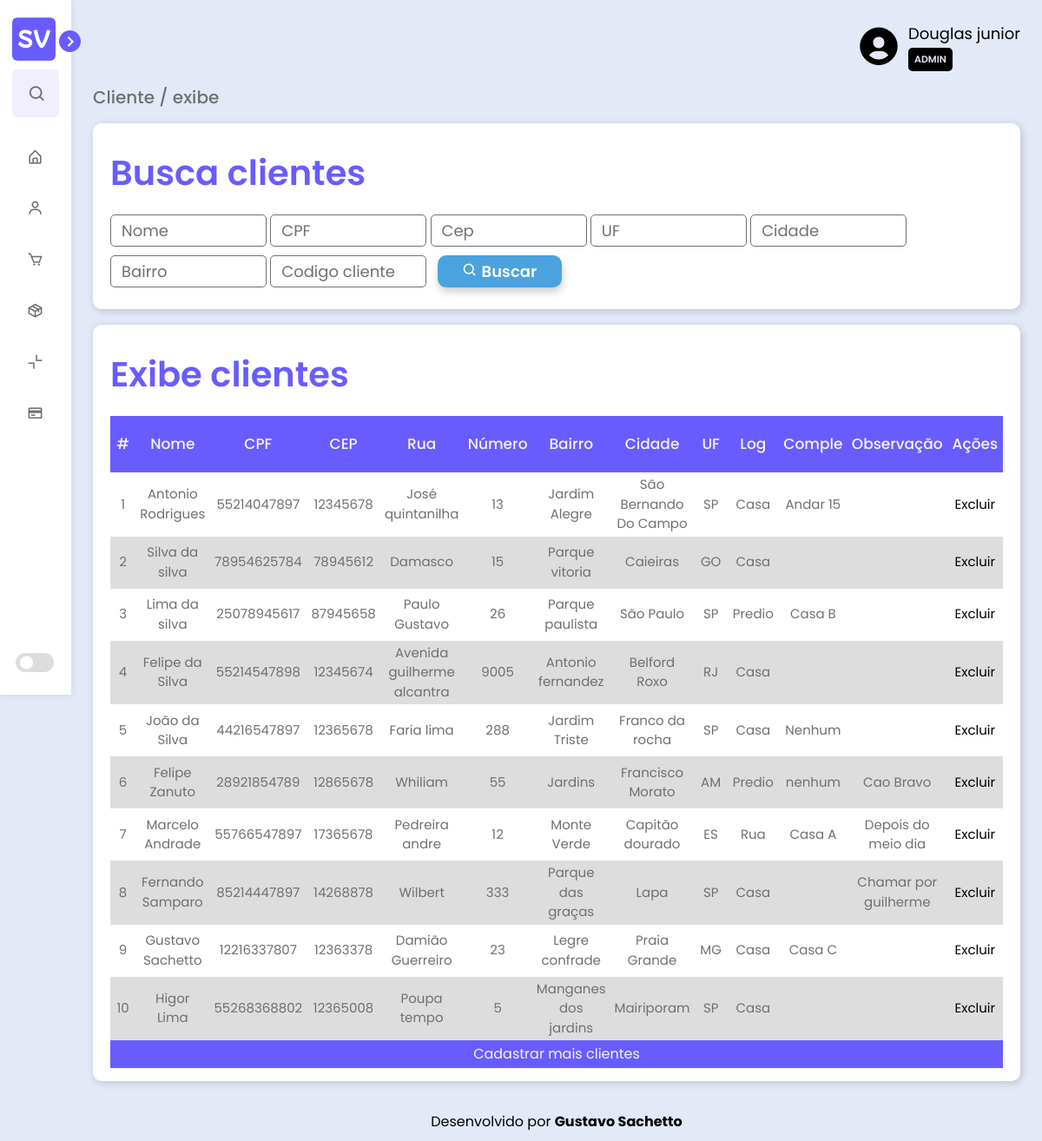
Page /view/pages/cliente.php on the committed database.
### tables this page shows
create table cliente(
	nomeCliente varchar(60) not null, 
	cpf char (11) not null unique,
	endereco varchar(100) null,
	codCliente int auto_increment not null primary key
);

### model/conexao.php (called while the page is built, shortened)
<?php
class conexao {
    private $pdo;
    public function __construct($dbname, $host, $user, $password) {
        try {
            $this -> pdo = New PDO ("mysql:dbname=" . $dbname . ";host=" . $host, $user, $password);
            return "CONEXÃO DO PDO";
        } catch (PDOException $erro) {
            return "ERRO DE CONEXÃO NO PDO:" . $erro -> getMessage();
            exit();
        } catch (Exception $erro) {
            return "ERRO NÃO PASSOU DA CONEXÃO:" . $erro -> getMessage();
            exit();
        }
    }
    public function consultaCliente($buscaNome, $buscaCpf, $buscaCep, $buscaUF, $buscaCidade, $buscaBairro, $buscaCod) {
        $consulta = "SELECT * FROM cliente WHERE
        nomeCliente LIKE '%$buscaNome%'   AND
        cpf         LIKE '%$buscaCpf%'    AND
        CEP         LIKE '%$buscaCep%'    AND
        UF          LIKE '%$buscaUF%'     AND
        cidade      LIKE '%$buscaCidade%' AND
        bairro      LIKE '%$buscaBairro%' AND
        codCliente  LIKE '%$buscaCod%'    ORDER BY cliente.codCliente ASC";
        $resultado = $this -> consultaBanco($consulta);
        return $resultado;
    }
    public function consultaBanco($consulta) {
        $consultaBanco = $this -> pdo -> query($consulta);
        $consultaBanco -> execute();
        while ($resultado = $consultaBanco -> fetchAll(PDO::FETCH_ASSOC)) {
            return $resultado;
        }
    }
}
?>

### controller/buscaCliente.php (called while the page is built, shortened)
<?php
    require_once '../../model/conexao.php';
    $config = parse_ini_file('../../model/config.ini');
    $conexao = new conexao ($config['dbname'], $config['host'], $config['user'], $config['password']);
    $buscaNome = $buscaCpf = $buscaCep = $buscaUF = $buscaCidade = $buscaBairro = $buscaCod = "";
    $clientes = $conexao -> consultaCliente($buscaNome, $buscaCpf, $buscaCep, $buscaUF, $buscaCidade, $buscaBairro, $buscaCod);
?>

### controller/exibeCliente.php (the view)
<?php
    require_once '../../model/conexao.php';
    $config = parse_ini_file('../../model/config.ini');
    $conexao = new conexao ($config['dbname'], $config['host'], $config['user'], $config['password']);
    $consulta = "SELECT count(*) FROM cliente";
    $verifica = $conexao -> consultaBanco($consulta);
    if ($verifica[0]['count(*)'] !== 0) {
        echo "
        <form method='post' action=''>
            <h2>Exibe clientes</h2>
            <table>
                <thead>
                    <tr>
                        <td>#</td>
                        <td>Nome</td>
                        <td>CPF</td>
                        <td>CEP</td>
                        <td>Rua</td>
                        <td>Número</td>
                        <td>Bairro</td>
                        <td>Cidade</td>
                        <td>UF</td>
                        <td>Log</td>
                        <td>Comple</td>
                        <td>Observação</td>
                        <td>Ações</td>
                    </tr>
                </thead>
                <tbody>
        ";
        foreach ($clientes as $cliente) {
            echo "
                    <tr>
                        <td>" . stripslashes($cliente['codCliente']) . "</td>
                        <td>" . stripslashes($cliente['nomeCliente']) . "</td>
                        <td>" . stripslashes($cliente['cpf']) . "</td>
                        <td>" . stripslashes($cliente['CEP']) . "</td>
                        <td>" . stripslashes($cliente['rua']) . "</td>
                        <td>" . stripslashes($cliente['nResidencial']). "</td>
                        <td>" . stripslashes($cliente['bairro']) . "</td>
                        <td>" . stripslashes($cliente['cidade']) . "</td>
                        <td>" . stripslashes($cliente['UF']) . "</td>
                        <td>" . stripslashes($cliente['tipoLogradouro']) . "</td>
                        <td>" . stripslashes($cliente['complemento']) . "</td>
                        <td>" . stripslashes($cliente['observacao']) . "</td>
                        <td>
                            <button type='submit' name='excluir' value=" . $cliente['codCliente'] . ">Excluir</button>
                        </td>
                    </tr>
                ";
        }
        echo "
                </tbody>
                <tfoot>
                    <tr>
                        <td colspan='13'>Cadastrar mais clientes</td>
                    </tr>
                </tfoot>
            </table>
        </form>";
    } else {
        echo "<p>Nenhum cliente cadastrado!</p>";
    }
?>

### view/pages/cliente.php (shortened to what this page needs)
<!DOCTYPE html>
<html lang="pt-br">
    <head>
        <?php require ('../layout/head.php') ?>
        <link rel="stylesheet" href="../css/table.css">
    </head>
    <body>
        <?php
            require ('../layout/header.php');
            include ('../../controller/buscaCliente.php');
        ?>
        <main>
            <article>
                <section id="user">
                    <div class="container-user">
                        <i class='bx bxs-user-circle'></i>
                        <div class="user">
                            <span>Douglas junior</span>
                            <span class="type-user">ADMIN</span>
                        </div>
                    </div>
                </section>
                <section id="busca" class="container-busca">
                    <h3>Cliente / exibe</h3>
                    <form method="post" action="">
                        <h2>Busca clientes</h2>
                        <fieldset>
                            <input type="text" placeholder="Nome" name="txtNome" maxlength="80">
                            <input type="text" placeholder="CPF" name="txtCPF" maxlength="11">
                            <input type="text" placeholder="Cep" name="txtCep" minlength="8" maxlength="8" pattern="[0-9]{5}[0-9]{3}">
                            <input type="text" placeholder="UF" name="txtUF" minlength="2" maxlength="2" pattern="[aA-zZ]{2}">
                            <input type="text" placeholder="Cidade" name="txtCidade" maxlength="30">
                            <input type="text" placeholder="Bairro" name="txtBairro" maxlength="30">
                            <input type="text" placeholder="Codigo cliente" name="txtCod">
                            <button type="submit" name="envBusca">
                                <i class='bx bx-search'></i>
                                <span>Buscar</span>
                            </button>
                        </fieldset>
                    </form>
                </section>
                <section id="table" class="container-table">
                    <?php
                        include ('../../controller/exibeCliente.php');
                    ?>
                </section>
            </article>
        </main>
        <?php require ('../layout/footer.php') ?>
    </body>
</html>

### view/layout/head.php (shortened to what this page needs)
<link href="https://cdn.jsdelivr.net/npm/bootstrap@5.3.2/dist/css/bootstrap.min.css" rel="stylesheet">
<link href='https://unpkg.com/boxicons@2.1.4/css/boxicons.min.css' rel='stylesheet'>
<link rel="stylesheet" href="../css/style.css">

### view/layout/header.php (shortened to what this page needs)
<nav class="sidebar close">
    <header>
        <div class="container-header">
            <span class="container-img">
                <img src="../img/logo.png" alt="logo">
            </span>
            <i class="bx bx-chevron-left btn-sidebar"></i>
        </div>
        <div class="container-search">
            <i class='bx bx-search'></i>
        </div>
        <nav class="container-nav">
            <ul>
                <li>
                    <a class="menu-link" href="../../index.php">
                        <i class='bx bx-home-alt'></i>
                    </a>
                </li>
                <li class="dropdown">
                    <div type="button" class="menu-link" data-bs-toggle="dropdown" aria-expanded="false">
                        <i class='bx bx-user'></i>
                    </div>
                </li>
                <li class="dropdown">
                    <div type="button" class="menu-link" data-bs-toggle="dropdown" aria-expanded="false">
                        <i class='bx bx-cart'></i>
                    </div>
                </li>
                <li class="dropdown">
                    <div type="button" class="menu-link" data-bs-toggle="dropdown" aria-expanded="false">
                        <i class='bx bx-package'></i>
                    </div>
                </li>
                <li class="dropdown">
                    <div type="button" class="menu-link" data-bs-toggle="dropdown" aria-expanded="false">
                        <i class='bx bx-collapse-alt'></i>
                    </div>
                </li>
                <li class="dropdown">
                    <div type="button" class="menu-link" data-bs-toggle="dropdown" aria-expanded="false">
                        <i class='bx bx-credit-card'></i>
                    </div>
                </li>
            </ul>
        </nav>
    </header>
    <div id="tema" class="container-tema">
        <div class="container-switch">
            <div class="toggle-switch">
                <span id="switch" class="switch">
            </div>
        </div>
    </div>
</nav>

### view/layout/footer.php
<footer>
    <p>Desenvolvido por <strong>Gustavo Sachetto</strong></p>
</footer>

### view/css/style.css (style rules this page uses)
* { margin: 0; padding: 0; text-decoration: none; font-family: 'Poppins', Arial, Helvetica, sans-serif; }
:root { --neutral-color: #000000; --body-color: #E4E9F7; --form-color: #FFFFFF; --sidebar-color: #FFFFFF; --primary-color: #695CFE; --secondary-color: #695CFE; --primary-color-light: #F6F5FF; --toggle-color: #DDDDDD; --tbody-color: #DDDDDD; --title-color: #18191A; --text-color: #707070; --text-color-dark: #252525; --link-color: #775fff; --link-color-hover: #2f1cfd; --button-color-submit: #2BB94A; --button-color-search: #4aa3df; --button-color-reset: #b92b2b; --base-color: #F0EEFF; --sidebar-shadow: 0px 0px 10px #00000015; --form-shadow: 2px 2px 10px #0000002c; --button-shadow: 1px 5px 10px #00000033; --transition-01: all 0.1s ease; --transition-02: all 0.2s ease; --transition-03: all 0.3s ease; --transition-04: all 0.4s ease; }
body { height: 100vh; background: var(--body-color); margin-left: 82px; }
.sidebar { position: fixed; top: 0; left: 0; height: 100vh; width: 270px; padding: 10px 14px; z-index: 1000; display: flex; flex-direction: column; justify-content: space-between; background-color: var(--sidebar-color); box-shadow: var(--sidebar-shadow); transition: var(--transition-04); }
.sidebar.close { width: 82px; }
.sidebar header { position: relative; user-select: none; }
.container-header { display: flex; align-items: center; margin-top: 10px; }
.sidebar .container-img { width: 60px; }
.sidebar .container-img>img { width: 50px; border-radius: 6px; display: flex; align-items: center; }
.sidebar .btn-sidebar { position: absolute; top: 25px; right: -25px; height: 25px; width: 25px; background: var(--primary-color); display: flex; align-items: center; justify-content: center; border-radius: 50%; cursor: pointer; transition: var(--transition-03); color: var(--sidebar-color); font-size: 25px; }
.sidebar.close .btn-sidebar { transform: rotate(-180deg); }
.sidebar .container-search { position: relative; display: flex; align-items: center; color: var(--text-color); }
.sidebar .container-search>i { font-size: 22px; padding: 0 8px; margin: 0 10px; position: absolute; cursor: pointer; background-color: var(--base-color); transition: var(--transition-01); }
.sidebar .container-nav { display: flex; flex-direction: column; justify-content: space-between; }
.sidebar .container-nav>ul { padding: 0; }
.sidebar .dropdown { list-style: none; }
.sidebar .container-nav ul, .sidebar .container-nav ul>li>a { text-decoration: none; list-style: none; }
.sidebar .container-nav .menu-link { position: relative; font-size: 19px; width: 100%; cursor: pointer; list-style: none; display: flex; padding: 14px 17px; margin: 12px 0; color: var(--text-color); transition: var(--transition-02); border-radius: 6px; }
.sidebar .container-tema { font-size: 18px; padding: 14px 0 14px 12px; display: flex; color: var(--text-color); border-radius: 6px; cursor: pointer; }
.sidebar .container-tema span { cursor: pointer; }
.sidebar .container-tema>.container-switch { margin-left: 32px; }
.sidebar .container-switch>.toggle-switch { display: flex; align-items: center; justify-content: center; height: 100%; min-width: 80px; }
.sidebar .container-switch { display: flex; align-items: center; justify-content: center; }
.sidebar.close .toggle-switch>.switch { right: 20px; }
.toggle-switch>.switch { position: absolute; right: 30px; height: 22px; width: 44px; border-radius: 25px; background: var(--toggle-color); cursor: pointer; }
.switch::before { content: ""; position: absolute; height: 15px; width: 15px; border-radius: 50%; top: 50%; left: 5px; transform: translateY(-50%); transition: var(--transition-03); background: var(--sidebar-color); }
main { padding: 25px; }
main section>.container-user { display: flex; align-items: center; justify-content: right; color: var(--neutral-color); }
main section>.container-user i { font-size: 52px; }
main section>.container-user>.user { display: flex; flex-direction: column; align-items: start; margin-left: 8px; }
main section>.container-user span { font-size: 18px; }
main section>.container-user .type-user { font-size: 11px; font-weight: 600; margin-top: 3px; padding: 5px 7px; color: var(--body-color); background-color: var(--neutral-color); border-radius: 5px; }
main h2 { color: var(--text-color-dark); }
main h3 { color: var(--text-color); }
footer p { text-align: center; padding: 10px 0; color: var(--neutral-color); }

### rows in the picture
cliente: codCliente "1", nomeCliente "Antonio Rodrigues", cpf "55214047897", CEP "12345678", rua "José quintanilha", nResidencial "13", bairro "Jardim Alegre", cidade "São Bernando Do Campo", UF "SP", tipoLogradouro "Casa", complemento "Andar 15"
cliente: codCliente "2", nomeCliente "Silva da silva", cpf "78954625784", CEP "78945612", rua "Damasco", nResidencial "15", bairro "Parque vitoria", cidade "Caieiras", UF "GO", tipoLogradouro "Casa"
cliente: codCliente "3", nomeCliente "Lima da silva", cpf "25078945617", CEP "87945658", rua "Paulo Gustavo", nResidencial "26", bairro "Parque paulista", cidade "São Paulo", UF "SP", tipoLogradouro "Predio", complemento "Casa B"
cliente: codCliente "4", nomeCliente "Felipe da Silva", cpf "55214547898", CEP "12345674", rua "Avenida guilherme alcantra", nResidencial "9005", bairro "Antonio fernandez", cidade "Belford Roxo", UF "RJ", tipoLogradouro "Casa"
cliente: codCliente "5", nomeCliente "João da Silva", cpf "44216547897", CEP "12365678", rua "Faria lima", nResidencial "288", bairro "Jardim Triste", cidade "Franco da rocha", UF "SP", tipoLogradouro "Casa", complemento "Nenhum"
cliente: codCliente "6", nomeCliente "Felipe Zanuto", cpf "28921854789", CEP "12865678", rua "Whiliam", nResidencial "55", bairro "Jardins", cidade "Francisco Morato", UF "AM", tipoLogradouro "Predio", complemento "nenhum", observacao "Cao Bravo"
cliente: codCliente "7", nomeCliente "Marcelo Andrade", cpf "55766547897", CEP "17365678", rua "Pedreira andre", nResidencial "12", bairro "Monte Verde", cidade "Capitão dourado", UF "ES", tipoLogradouro "Rua", complemento "Casa A", observacao "Depois do meio dia"
cliente: codCliente "8", nomeCliente "Fernando Samparo", cpf "85214447897", CEP "14268878", rua "Wilbert", nResidencial "333", bairro "Parque das graças", cidade "Lapa", UF "SP", tipoLogradouro "Casa", observacao "Chamar por guilherme"
cliente: codCliente "9", nomeCliente "Gustavo Sachetto", cpf "12216337807", CEP "12363378", rua "Damião Guerreiro", nResidencial "23", bairro "Legre confrade", cidade "Praia Grande", UF "MG", tipoLogradouro "Casa", complemento "Casa C"
cliente: codCliente "10", nomeCliente "Higor Lima", cpf "55268368802", CEP "12365008", rua "Poupa tempo", nResidencial "5", bairro "Manganes dos jardins", cidade "Mairiporam", UF "SP", tipoLogradouro "Casa"
